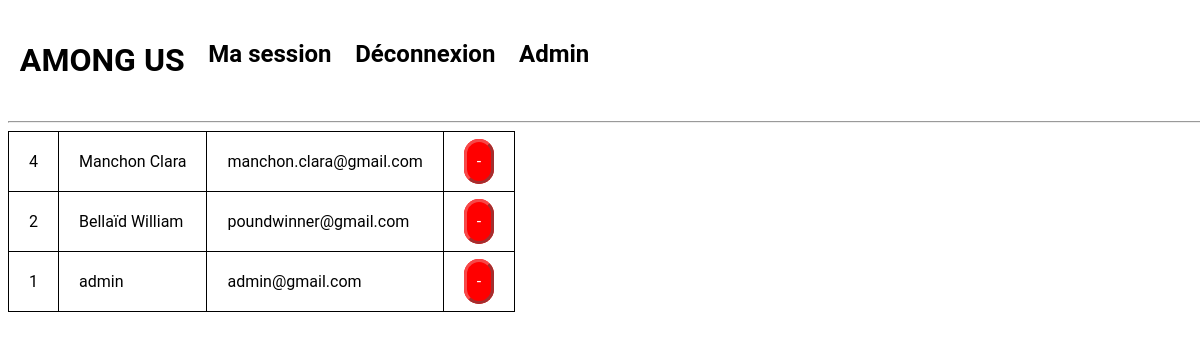
/connexion/admin.php (signed in), run on an earlier commit of the app's database.
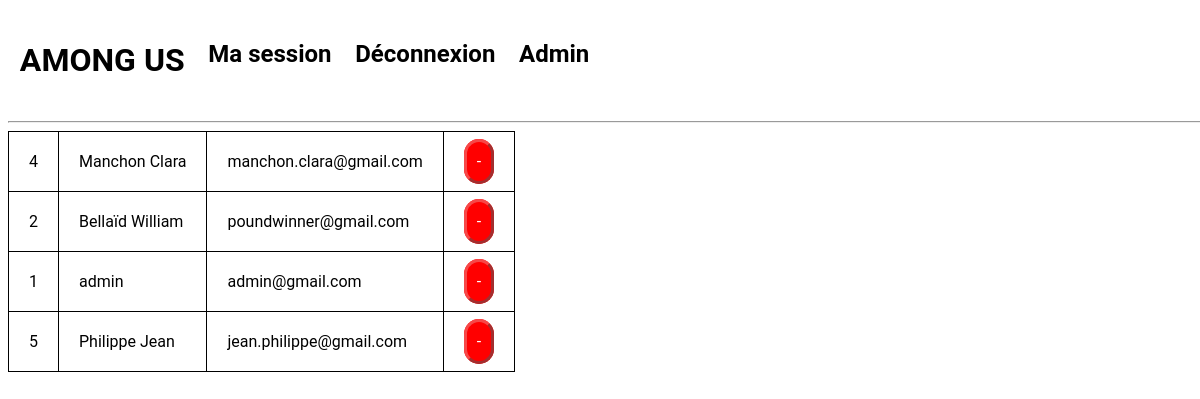
And on a later commit of the database.
### tables this page shows
CREATE TABLE IF NOT EXISTS `users` (
  `id` int NOT NULL,
  `name` varchar(50) DEFAULT NULL,
  `email` varchar(50) DEFAULT NULL,
  `password` varchar(50) DEFAULT NULL,
  `identifiant` varchar(50) DEFAULT NULL,
  PRIMARY KEY (`id`)
);

### connexion/admin.php (the view, shortened to what this page needs)
<!DOCTYPE html>
<html lang="fr">
<head>
    <link rel="stylesheet" href="./style.css">
</head>
<body>
    <header>
        <h1 id="title"><a href="./tmp_accueil.php">AMONG US</a></h1>
        <?php
            if (isset($_SESSION["login"]) && isset($_SESSION["password"])){
                echo '<h2><a href="./session.php">Ma session</a></h2>
                <h2><a href="./logout.php">Déconnexion</a></h2>';
                if ($_SESSION["login"]=="admin" && $_SESSION["password"]=="admin"){
                    echo '<h2><a href="./admin.php">Admin</a></h2>';
                }
            }
            else{
                echo '<h2><a href="./signup.php">S\'inscrire</a></h2>
                <h2><a href="./login.php">Se connecter</a></h2>';
            }
        ?>
    </header>
    <hr>
    <?php
        if (isset($_SESSION["login"]) && isset($_SESSION["password"]) && $_SESSION["login"]=="admin" && $_SESSION["password"]=="admin"){
            $link = mysqli_connect("localhost", "root", "");
            mysqli_select_db($link, "among_us");
            $users_table = mysqli_query($link, "SELECT * FROM users");
            echo '<table id="users_table">';
            while ($row = mysqli_fetch_assoc($users_table)){
                echo "<tr><td>";
                echo $row["id"]."</td><td>".$row["name"]."</td><td>".$row["email"]."</td>";
                echo "<td><a href='delete.php?id=".$row["id"]."' id='delete_btn'> - </a></td>";
                echo "</tr>";
            }
            echo "</table>";
        }
        else{
            echo "La session précédente a été détruite.";
        }
    ?>
</body>
</html>

What changed in the data, as far as the page shows it:
added users: id "5", name "Philippe Jean", email "jean.philippe@gmail.com"
